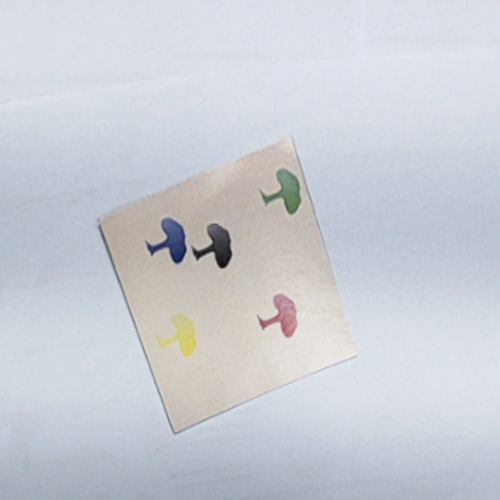
#> input picture opencv_frame_0.png, 500 x 500 px
$ python canny.py
#> lines starting #> are read from the running program, lines starting #| are printed output that depends on the picture; after the words box and inside, x2 and y2 are one past the last pixel; in counts of white or black regions, pixels touching at a corner belong together
# import the necessary packages
import numpy as np
import argparse
import glob
import cv2


def auto_canny(image, sigma=0.33):
	# compute the median of the single channel pixel intensities
	v = np.median(image)

	# apply automatic Canny edge detection using the computed median
	lower = int(max(0, (1.0 - sigma) * v))
	upper = int(min(255, (1.0 + sigma) * v))
	edged = cv2.Canny(image, lower, upper)

	# return the edged image
	return edged


# construct the argument parse and parse the arguments
# ap = argparse.ArgumentParser()
# ap.add_argument("-i", "--images", required=True,
#                 help="path to input dataset of images")
# args = vars(ap.parse_args())

# loop over the images
for imagePath in glob.glob("opencv_frame_0.png"):
	# load the image, convert it to grayscale, and blur it slightly
	image = cv2.imread(imagePath)
#> image is the input picture: shape (500, 500, 3); mean B, G, R 212.9, 206, 202.4
	gray = cv2.cvtColor(image, cv2.COLOR_BGR2GRAY)
	blurred = cv2.GaussianBlur(gray, (3, 3), 0)

	# apply Canny edge detection using a wide threshold, tight
	# threshold, and automatically determined threshold
	wide = cv2.Canny(blurred, 10, 200)
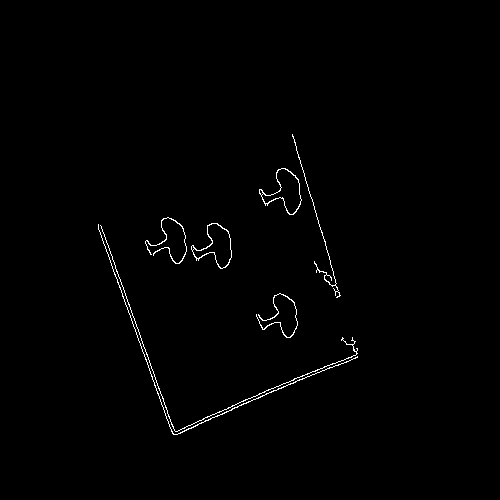
#> wide: shape (500, 500); 0.77% white in thin lines or dots, all inside (x1, y1, x2, y2) = (98, 134, 358, 435)
	tight = cv2.Canny(blurred, 225, 250)
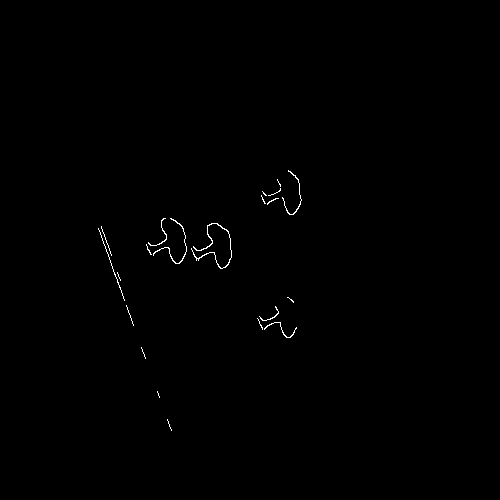
#> tight: shape (500, 500); 0.33% white in thin lines or dots, all inside (x1, y1, x2, y2) = (98, 170, 302, 431)
	auto = auto_canny(blurred)
#> in auto_canny, `v = np.median(image)`: v = 210
#> in auto_canny, `lower = int(max(0, (1.0 - sigma) * v))`: lower = 140
#> in auto_canny, `upper = int(min(255, (1.0 + sigma) * v))`: upper = 255
#> in auto_canny, `edged = cv2.Canny(image, lower, upper)`:
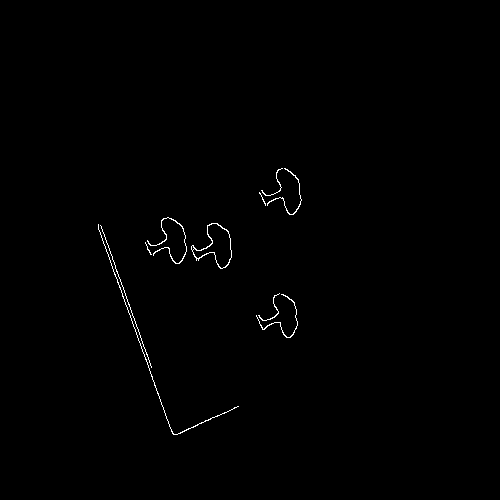
#> edged: shape (500, 500); 0.48% white in thin lines or dots, all inside (x1, y1, x2, y2) = (98, 168, 302, 435)

	# show the images
	cv2.imshow("Original", image)
	cv2.imshow("Edges", np.hstack([wide, tight, auto]))
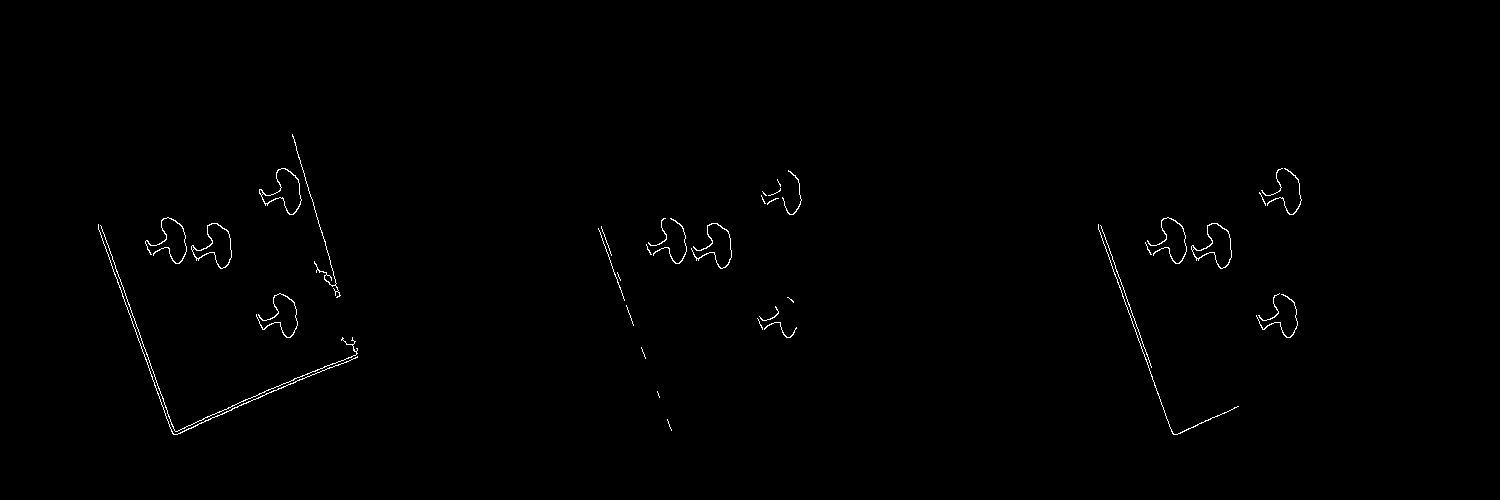
#> window 'Edges': shape (500, 1500); 0.53% white in thin lines or dots, all inside (x1, y1, x2, y2) = (98, 134, 1302, 435)
	cv2.waitKey(0)

$ run again, with opencv_frame_1.png copied over opencv_frame_0.png
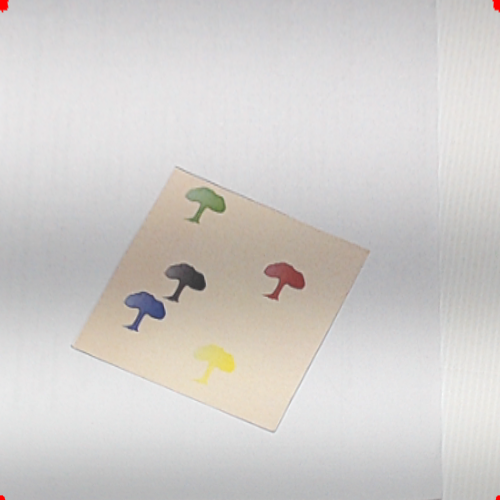
#> input picture opencv_frame_1.png, 500 x 500 px
#> image is the input picture: shape (500, 500, 3); mean B, G, R 203.7, 206.2, 209.5
#> `wide = cv2.Canny(blurred, 10, 200)`:
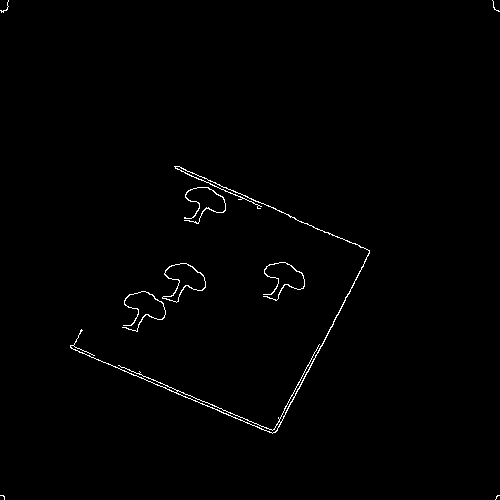
#> wide: shape (500, 500); 0.79% white in thin lines or dots
#> tight: shape (500, 500); 0.26% white in thin lines or dots
#> v = 212
#> lower = 142
#> upper = 255
#> edged: shape (500, 500); 0.3% white in thin lines or dots
#> `cv2.imshow("Edges", np.hstack([wide, tight, auto]))`:
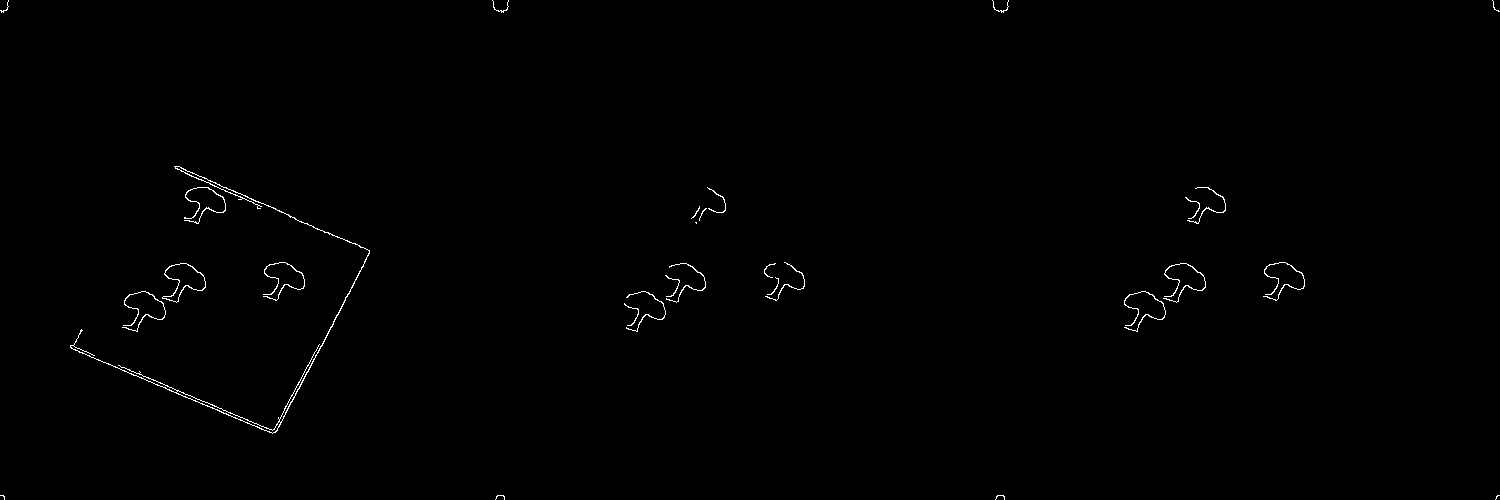
#> window 'Edges': shape (500, 1500); 0.45% white in thin lines or dots
